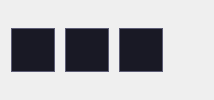
      <widget class="QWidget" name="ComBoBoxButtonMasterWidget" native="true">
       <layout class="QHBoxLayout" name="horizontalLayout_2">
        <property name="spacing">
         <number>6</number>
        </property>
        <item>
         <layout class="QGridLayout" name="gridLayout_3">
          <property name="horizontalSpacing">
           <number>10</number>
          </property>
          <property name="verticalSpacing">
           <number>0</number>
          </property>
          <item row="0" column="1">
           <widget class="QPushButton" name="SelectMasterVleEditingButton">
            <property name="maximumSize">
             <size>
              <width>60</width>
              <height>16777215</height>
             </size>
            </property>
            <property name="toolTip">
             <string>select master volume to enable editing</string>
            </property>
            <property name="styleSheet">
             <string notr="true">QPushButton{
	width: 42;
	height: 42;
	background: #191925;
	border: 1px solid #5c5c74;
	background-image: url(:/Icons/DeleteCurrent.png);
}

QPushButton:hover {
	background-color: #5C5C74;
}</string>
            </property>
            <property name="text">
             <string/>
            </property>
           </widget>
          </item>
          <item row="0" column="0">
           <widget class="QPushButton" name="RenameCurrentVleButton">
            <property name="maximumSize">
             <size>
              <width>60</width>
              <height>16777215</height>
             </size>
            </property>
            <property name="toolTip">
             <string>Rename current Volume</string>
            </property>
            <property name="styleSheet">
             <string notr="true">QPushButton{
	width: 42;
	height: 42;
	background: #191925;
	border: 1px solid #5c5c74;
	background-image: url(:/Icons/RenameCurrent.png);
}

QPushButton:hover {
	background-color: #5C5C74;
}</string>
            </property>
            <property name="text">
             <string/>
            </property>
           </widget>
          </item>
          <item row="0" column="2">
           <widget class="QPushButton" name="DleCurrentVleButton">
            <property name="maximumSize">
             <size>
              <width>60</width>
              <height>16777215</height>
             </size>
            </property>
            <property name="toolTip">
             <string>delete current Volume</string>
            </property>
            <property name="styleSheet">
             <string notr="true">QPushButton{
	width: 42;
	height: 42;
	background: #191925;
	border: 1px solid #5c5c74;
	background-image: url(:/Icons/Information.png);
}

QPushButton:hover {
	background-color: #5C5C74;
}</string>
            </property>
            <property name="text">
             <string/>
            </property>
           </widget>
          </item>
         </layout>
        </item>
        <item>
         <spacer name="horizontalSpacer">
          <property name="orientation">
           <enum>Qt::Horizontal</enum>
          </property>
          <property name="sizeHint" stdset="0">
           <size>
            <width>40</width>
            <height>20</height>
           </size>
          </property>
         </spacer>
        </item>
       </layout>
      </widget>
